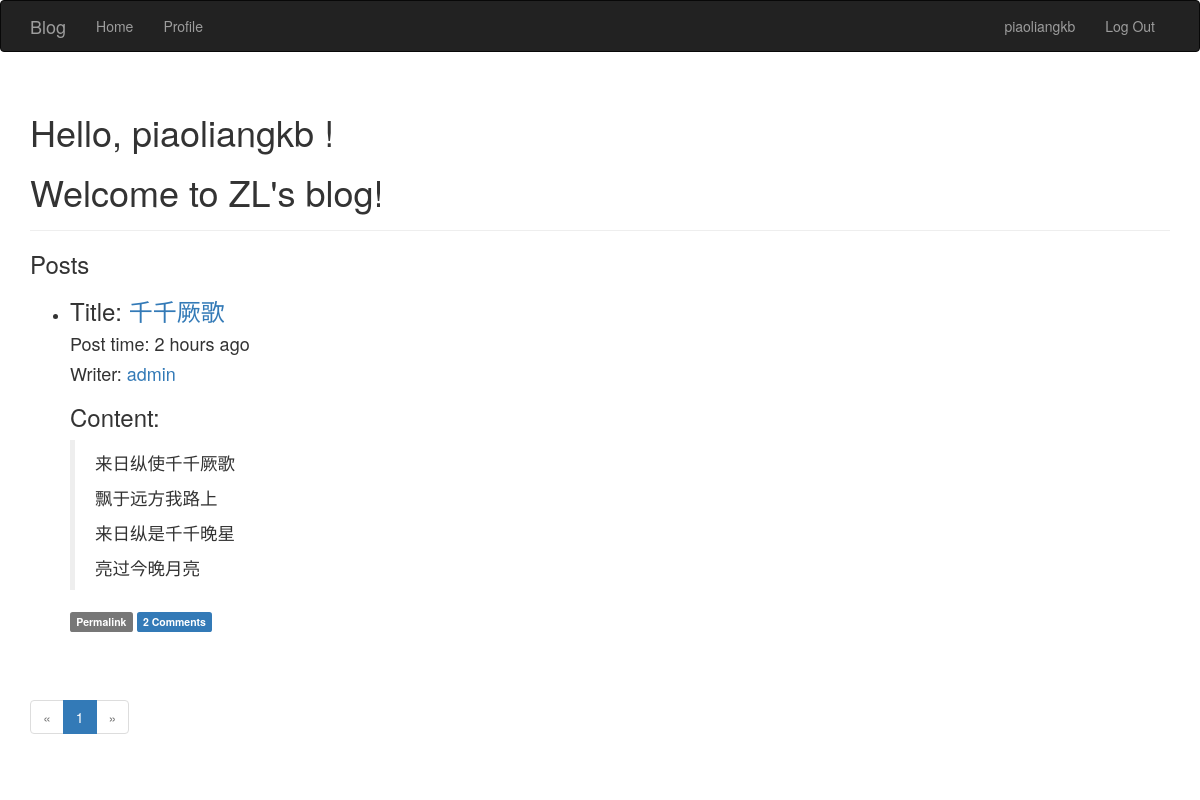
/ (signed in), run on the app's committed database.
### app/models.py (models this page shows, shortened)
class User(UserMixin, db.Model):
    __tablename__ = 'users'
    id = db.Column(db.Integer, primary_key=True)
    username = db.Column(db.String(64), unique=True, index=True)
    role_id = db.Column(db.Integer, db.ForeignKey('roles.id'))
    password_hash = db.Column(db.String(128))
    email = db.Column(db.String(64), unique=True, index=True)
    posts = db.relationship('Post', backref = 'author', lazy = 'dynamic')
    avatar_hash = db.Column(db.String(32))
    name = db.Column(db.String(64))#real name
    location = db.Column(db.String(64))
    about_me = db.Column(db.Text())
    member_since = db.Column(db.DateTime(), default=datetime.utcnow)
    last_seen = db.Column(db.DateTime(), default=datetime.utcnow)
    avatar = db.Column(db.String(128), default=None)
    comments = db.relationship('Comment', backref='author', lazy='dynamic')
    def ping(self):
        self.last_seen = datetime.utcnow()
        db.session.add(self)
    def can(self, permissions):
        return self.role is not None and (self.role.permissions & permissions) == permissions
    def is_administrator(self):
        return self.can(PERMISSION.ADMIN)
    @property
    def password(self):
        raise AttributeError('password is not a readable attribute')

class Post(db.Model):
    __tablename__ = 'posts'
    id = db.Column(db.Integer, primary_key=True)
    title  = db.Column(db.String, default='this blog')
    body = db.Column(db.Text)
    timestamp = db.Column(db.DateTime, index=True, default=datetime.utcnow)
    author_id = db.Column(db.Integer, db.ForeignKey('users.id'))
    body_html = db.Column(db.Text)#保存转换后markdown文章的html代码
    comments = db.relationship('Comment', backref='post', lazy='dynamic')

### app/main/views.py (the view)
@main.route('/', methods=['GET','POST'])
def index():
    form = PostForm()
    if current_user.can(PERMISSION.WRITE) and form.validate_on_submit():
        post = Post(title=form.title.data, body=form.body.data, author=current_user._get_current_object())
        db.session.add(post)
        db.session.commit()
        return redirect(url_for('.index'))
    page = request.args.get('page', 1, type=int)
    pagination = Post.query.order_by(Post.timestamp.desc()).paginate(
        page, per_page=current_app.config['FLASKY_POSTS_PER_AGE'],
        error_out=False
    )
    posts = pagination.items
    return render_template('index.html', form=form, posts=posts, pagination=pagination)

### app/auth/views.py (called while the page is built)
@auth.before_app_request
def before_request():
    if current_user.is_authenticated:
        current_user.ping()

### app/main/__init__.py (called while the page is built)
@main.app_context_processor
def inject_permissions():
    return dict(Permission=PERMISSION)

### app/models.py (called while the page is built)
@login_manager.user_loader
def load_user(user_id):
    return User.query.get(int(user_id))

### app/templates/index.html (shortened to what this page needs)
{% extends "base.html" %}
{% import "bootstrap/wtf.html" as wtf %}
{% import "_macros.html" as macros %}
{% block page_content %}
<div class="page-header">
    <h1>Hello,
        {% if current_user.is_authenticated %}
        {{ current_user.username }}
        {% else %}
        Stranger
        {% endif %}!
    </h1>
    <h1>Welcome to ZL's blog!</h1>
</div>
<h3>Posts</h3>
{% include '_posts.html' %}
    {% if pagination %}
<div class="pagination">
    {{ macros.pagination_widget(pagination, '.index') }}
</div>
    {% endif %}
{% endblock %}

### app/templates/base.html (shortened to what this page needs)
{% extends "bootstrap/base.html" %}
{% block head %}
{{ super() }}
{% endblock %}
{% block navbar %}
<div class="navbar navbar-inverse" role="navigation">
    <div class="container">
        <div class="navbar-header">
            <a class="navbar-brand" href="/">Blog</a>
        </div>
        <div class="navbar-collapse collapse">
            <ul class="nav navbar-nav">
                <li><a href="/">Home</a></li>
                {% if current_user.is_authenticated %}
                <li><a href="{{ url_for('main.user', username=current_user.username) }}">
                    Profile</a></li>
                {% endif %}
            </ul>
            <ul class="nav navbar-nav navbar-right">
                {% if current_user.is_authenticated %}
                    <li><a href="{{ url_for('main.user', username=current_user.username) }}">{{ current_user.username }}</a></li>
                    <li><a href="{{ url_for('auth.logout') }}">Log Out</a></li>
                {% else %}
                    <li><a href="{{ url_for('auth.login') }}">Log In</a> </li>
                {% endif %}
            </ul>
        </div>
    </div>
</div>
{% endblock %}
{% block content %}
<div class="container">
    {% block page_content %}{% endblock %}
</div>
{% endblock %}

### app/templates/_posts.html (shortened to what this page needs)
<ul class="posts">
    {% for post in posts %}
    <li class="post">
        <div class="post-title">
            <h3>Title: <a href="{{ url_for('.post', id=post.id) }}">{{ post.title }} </a></h3>
        </div>
        <div class="post-content">
            <div class="post-date"><h4>Post time: {{ moment(post.timestamp).fromNow() }}</h4></div>
            <div class="post-author"><h4>Writer: <a href="{{ url_for('.user', username=post.author.username) }}">{{ post.author.username }}</a></h4></div>
            <div class="post-body"><h3>Content:</h3>
                {% if post.body_html %}
                {{ post.body_html | safe }}
                {% else %}
                {{ post.body }}
                {% endif %}
            </div>
            <div class="post-footer">
                <a href="{{ url_for('.post', id=post.id)}}">
                    <span class="label label-default">Permalink</span>
                    <a href="{{ url_for('.post', id=post.id) }}#comments">
                    <span class="label label-primary">{{ post.comments.count() }} Comments</span>
                    </a>
                </a>
            </div><br>
        </div>
    </li>
    {% endfor %}
</ul>

### data on the page
User: username "piaoliangkb"
Post: title "千千厥歌", timestamp "2 hours ago", author.username "admin", body_html "来日纵使千千厥歌 飘于远方我路上 来日纵是千千晚星 亮过今晚月亮", comments.count "2"

### other printed values
{{ p }} "1"
